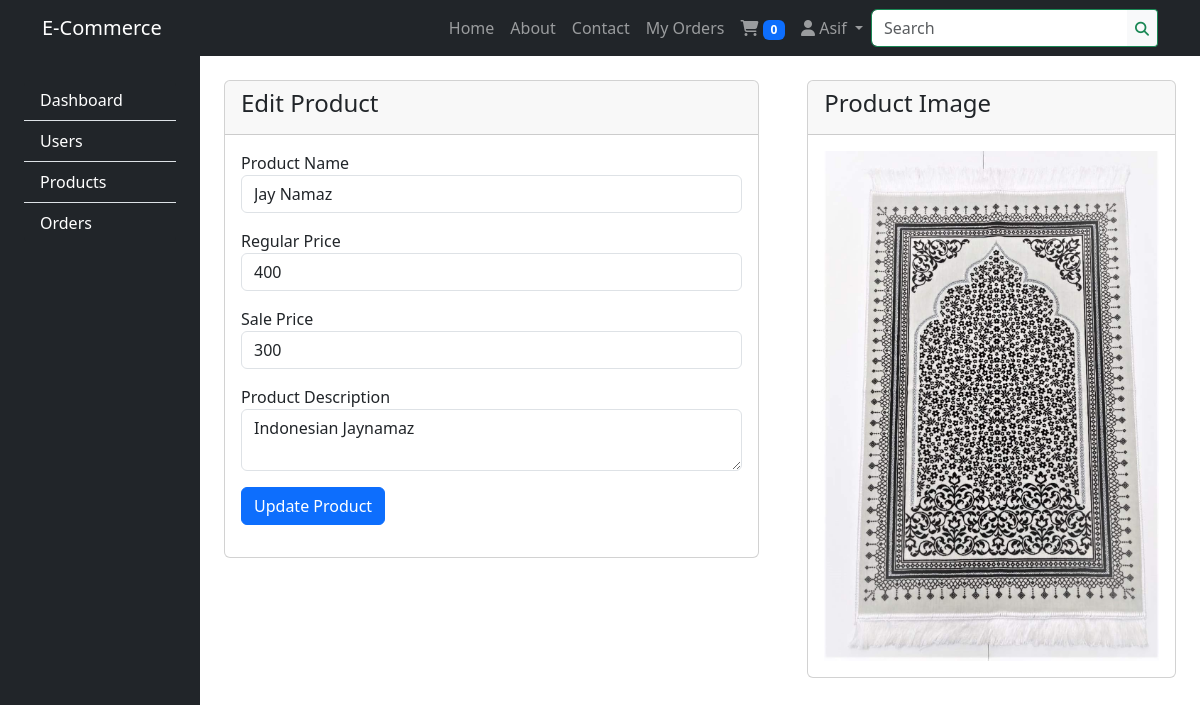
Screenshot of /admin?action=products&eid=1 (signed in) with the database file from the repository.
### tables this page shows
CREATE TABLE `products` (
  `id` int(11) NOT NULL,
  `name` varchar(100) NOT NULL,
  `regular_price` int(11) NOT NULL,
  `sale_price` int(11) NOT NULL,
  `image` varchar(150) NOT NULL,
  `description` text NOT NULL,
  `created_at` timestamp NOT NULL DEFAULT current_timestamp()
);

### classes/Db.php (called while the page is built, shortened)
<?php
    class Db {
        private $host = "localhost";
        private $user = "root";
        private $password = "";
        private $database = "ecommerce81";
        private $port = 4308;
        public function __construct() {
            $this->conn = new mysqli($this->host, $this->user, $this->password, $this->database, $this->port);
            $sql = "CREATE DATABASE IF NOT EXISTS $this->database";
            if ($this->conn->query($sql)) {
                $this->conn = new mysqli($this->host, $this->user, $this->password, $this->database, $this->port);
                $sql = "CREATE TABLE IF NOT EXISTS users (
                    id INT(6) NOT NULL AUTO_INCREMENT PRIMARY KEY,
                    name VARCHAR(100) NOT NULL,
                    email VARCHAR(100) NOT NULL,
                    password VARCHAR(100) NOT NULL,
                    image  VARCHAR(100),
                    phone  VARCHAR(20),
                    address  VARCHAR(255),
                    role VARCHAR(10) DEFAULT 'user',
                    reg_date TIMESTAMP DEFAULT CURRENT_TIMESTAMP ON UPDATE CURRENT_TIMESTAMP
                )";
                $sql = "CREATE TABLE IF NOT EXISTS products (
                    id INT(6) NOT NULL AUTO_INCREMENT PRIMARY KEY,
                    name VARCHAR(100) NOT NULL,
                    regular_price DECIMAL(10, 2) NOT NULL,
                    sale_price DECIMAL(10, 2),
                    image  VARCHAR(100),
                    description  TEXT,
                    reg_date TIMESTAMP DEFAULT CURRENT_TIMESTAMP ON UPDATE CURRENT_TIMESTAMP
                )";
                $sql = "CREATE TABLE IF NOT EXISTS orders (
                    id INT(6) NOT NULL AUTO_INCREMENT PRIMARY KEY,
                    user_id INT(6),
                    product_id INT(6),
                    quantity INT(6),
                    total DECIMAL(10, 2) NOT NULL,
                    reg_date TIMESTAMP DEFAULT CURRENT_TIMESTAMP ON UPDATE CURRENT_TIMESTAMP,
                    FOREIGN KEY (user_id) REFERENCES users(id),
                    FOREIGN KEY (product_id) REFERENCES products(id)
                )";
            } else {
                echo "Error creating database: " . $this->conn->error;
            }
        }
    }
?>

### classes/Product.php (called while the page is built, shortened)
<?php
require_once './classes/Db.php';
class Product extends Db
{
    public function getProduct($id)
    {
        $sql = "SELECT * FROM products WHERE id = $id";
        $result = $this->conn->query($sql);
        if ($result->num_rows > 0) {
            return $result;
        } else {
            return 0;
        }
    }
}

### components/product.php (the view, shortened to what this page needs)
<?php
require_once './classes/Product.php';
?>
<?php
if (isset($_GET['eid'])) {
    $id = $_GET['eid'];
    $product = new Product();
    $product = $product->getProduct($id)->fetch_assoc();
?>
    <div class="row">
        <div class="col-md-7 p-4">
            <div class="card">
                <div class="card-header">
                    <h4>Edit Product</h4>
                </div>
                <div class="card-body">
                    <form action="" method="post" enctype="multipart/form-data">
                        <div class="form-group mb-3">
                            <label for="name">Product Name</label>
                            <input type="text" name="name" id="name" class="form-control" value="<?php echo $product['name']; ?>" required>
                        </div>
                        <div class="form-group mb-3">
                            <label for="price">Regular Price</label>
                            <input type="number" name="regular_price" id="price" class="form-control" value="<?php echo $product['regular_price']; ?>" required>
                        </div>
                        <div class="form-group mb-3">
                            <label for="sale_price">Sale Price</label>
                            <input type="number" name="sale_price" id="sale_price" class="form-control" value="<?php echo $product['sale_price']; ?>">
                        </div>
                        <div class="form-group mb-3">
                            <label for="description">Product Description</label>
                            <textarea name="description" id="description" class="form-control" required><?php echo $product['description']; ?></textarea>
                        </div>
                        <div class="form-group mb-3">
                            <button type="submit" class="btn btn-primary" name="updateProduct">Update Product</button>
                        </div>
                    </form>
                </div>
            </div>
        </div>
        <div class="col-md-5 p-4">
            <div class="card">
                <div class="card-header">
                    <h4>Product Image</h4>
                </div>
                <div class="card-body position-relative">
                    <img src="uploads/<?php echo $product['image']; ?>" alt="" width="100%" height="auto" style="object-fit: cover;">
                    <form action="" method="post" enctype="multipart/form-data" class="position-absolute w-100 h-100 top-0 start-0">
                    </form>
                </div>
            </div>
        </div>
    </div>
<?php } ?>

### rows the page displays
products: name "Jay Namaz", regular_price "400", sale_price "300", description "Indonesian Jaynamaz", image (picture)

### other values shown
explode(" ", $auth->user()['name'])[0] "Asif"
